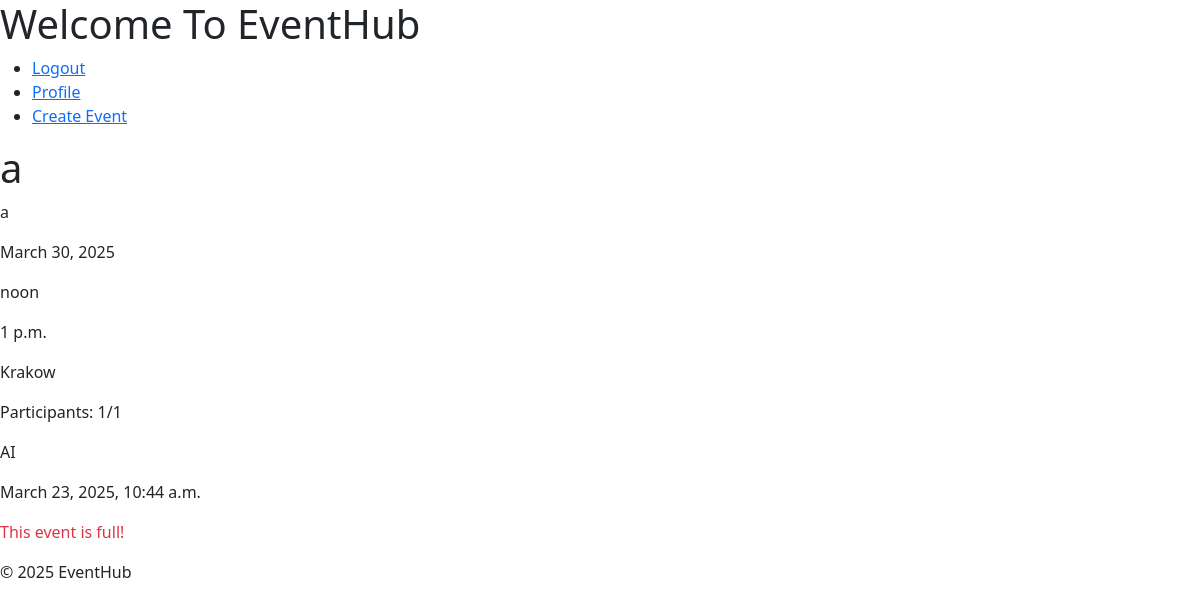
/2/ (signed in), run on the app's committed database.
### events/models.py (models this page shows, shortened)
class Event(models.Model):
    title = models.CharField(max_length=200)
    owner = models.ForeignKey(User, on_delete=models.CASCADE)
    description = models.TextField()
    date = models.DateField()
    start_time = models.TimeField(default='12:00:00')
    end_time = models.TimeField(default='13:00:00')
    location = models.CharField(max_length=200)
    max_participants = models.IntegerField()
    current_participants = models.IntegerField(default=0)
    type = models.CharField(max_length=200)
    created_at = models.DateTimeField(auto_now_add=True)
    def is_participant(self, user):
        return EventParticipant.objects.filter(event=self, participant=user).exists()

### events/views.py (the view)
# urls.py: path('<int:event_id>/', views.event_detail_view, name='event_detail'),
@login_required
def event_detail_view(request, event_id):
    event = get_object_or_404(Event, id=event_id)
    return render(request, 'events/event_detail.html', {'event': event})

### events/templatetags/event_tags.py (called while the page is built)
@register.filter
def is_participant(event, user):
    return event.is_participant(user)

### events/templates/events/event_detail.html (shortened to what this page needs)
{% extends 'base.html' %}
{% load event_tags %}
{% block content %}
    <h1>{{ event.title }}</h1>
    <p>{{ event.description }}</p>
    <p>{{ event.date }}</p>
    <p>{{ event.start_time }}</p>
    <p>{{ event.end_time }}</p>
    <p>{{ event.location }}</p>
    <p>Participants: {{ event.current_participants }}/{{ event.max_participants }}</p>
    <p>{{ event.type }}</p>
    <p>{{ event.created_at }}</p>
    {% if user.is_authenticated %}
        {% if event|is_participant:user %}
            <form method="post" action="{% url 'events:quit_event' event.id %}">
                {% csrf_token %}
                <button type="submit" class="btn btn-danger">Quit Event</button>
            </form>
        {% elif event.current_participants < event.max_participants %}
            <form method="post" action="{% url 'events:join_event' event.id %}">
                {% csrf_token %}
                <button type="submit" class="btn btn-primary">Join Event</button>
            </form>
        {% else %}
            <p class="text-danger">This event is full!</p>
        {% endif %}
    {% endif %}
{% endblock %}

### data on the page
Event: title "a", description "a", date "March 30, 2025", start_time "noon", end_time "1 p.m.", location "Krakow", current_participants "1", max_participants "1", type "AI", created_at "March 23, 2025, 10:44 a.m."
